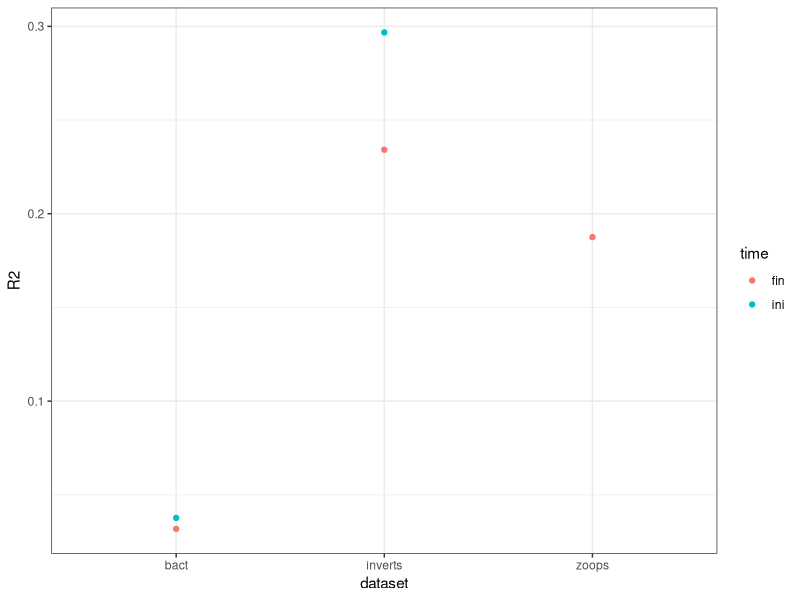

Write R code to recreate this figure.
## ---- chunk 1
library(knitr)
library(magrittr)
library("ggplot2")

adonis_block <- read.csv("adonis_meta.csv")

kable(adonis_block)
## ---- chunk 2
ggplot(adonis_block, aes(x = dataset, colour = time, y = R2)) + geom_point() + theme_bw()
